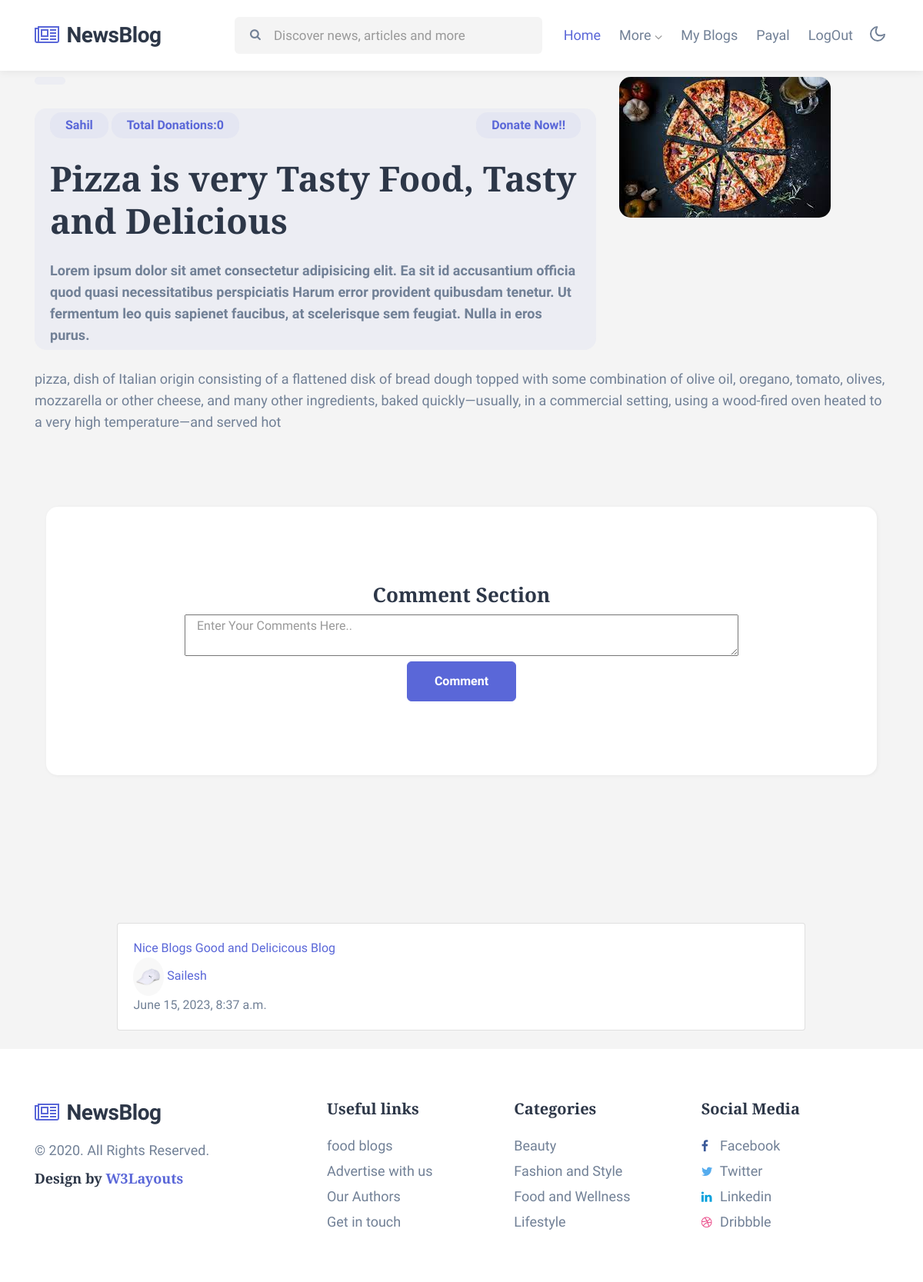
The app's page /single_blog/2 (signed in) with its own data.
### blogapp/models.py (models this page shows, shortened)
class User(models.Model):
    v1 = [('Male','Male'),
          ('Female','Female'),
          ('Others','Others')]
    first_name = models.CharField(max_length=150)
    last_name = models.CharField(max_length=150)
    email = models.EmailField(unique=True)
    username = models.CharField(max_length=100,unique=True)
    password = models.CharField(max_length=255)
    gender = models.CharField(max_length=50,choices=v1)
    pic = models.FileField(upload_to='profile_pics',default='saaad.jpg')

class Blog(models.Model):
    c1 = [('food','food'),
          ('lifestyle','lifestyle'),
          ('fashion','fashion'),
          ('beauty','beauty')]
    title = models.CharField(max_length=150)
    des = models.TextField()
    pic = models.FileField(upload_to='blog_photos', default='nature.jpg')
    time = models.DateTimeField(auto_now=True)
    user = models.ForeignKey(User, on_delete=models.CASCADE)
    category = models.CharField(max_length=150, choices=c1)

class Comment(models.Model):
    message = models.CharField(max_length=150)
    time = models.DateTimeField(auto_now=True)
    user = models.ForeignKey(User, on_delete=models.CASCADE)
    blog = models.ForeignKey(Blog, on_delete=models.CASCADE)

### blogapp/views.py (the view)
# urls.py: path('single_blog/<int:bid>',single_blog,name='single_blog'),
def single_blog(request,bid):
    b1 = Blog.objects.get(id = bid)
    f_list = Comment.objects.filter(blog = b1)
    try:
        u_obj = User.objects.get(username = request.session['username'])
        d_list = Donate.objects.filter(blog = b1)
        total_donations = 0
        for i in d_list:
            total_donations += i.amount
        return render(request, 'single_blog.html', {'userdata':u_obj, 'blog_data': b1, 'f_comments':f_list, 't_amount': total_donations})
    except:
        return render(request, 'single_blog.html', {'blog_data': b1,'f_comments':f_list, 't_amount': total_donations})

### blogapp/templates/single_blog.html (shortened to what this page needs)
{% extends 'base.html' %}
{% load static %}
{% block content %}
<section class="w3l-testimonials" id="testimonials">
    <div class="testimonials pt-2 pb-5">
        <div class="container pb-lg-5">
            <div class=" mb-md-0 mb-sm-5 mb-4">
                <div class="item">
                    <div class="row slider-info">
                        <div class="col-lg-8 message-info align-self">
                            <span class="label-blue mb-sm-4 mb-3"></span>
                            <span class="label-blue mb-sm-4 mb-3"><span>
                            <span class="label-blue mb-sm-4 mb-3"> {{blog_data.user.first_name}} </span>
                            <span class="label-blue mb-sm-4 mb-3"> Total Donations:{{t_amount}} </span>
                            <span class="label-blue mb-sm-4 mb-3 pull-right"><a href="{% url 'donate' blog_data.id %}" >Donate Now!!</a></a></span>
                            <h3 class="title-big mb-4"> {{blog_data.title}}
                            </h3>
                            <p class="message">Lorem ipsum dolor sit amet consectetur adipisicing elit. Ea
                                sit id accusantium officia quod quasi necessitatibus perspiciatis Harum error
                                provident quibusdam tenetur. Ut fermentum leo quis sapienet faucibus, at
                                scelerisque sem feugiat. Nulla in eros purus.
                            </p>
                        </div>
                        <div class="col-lg-4 col-md-4 img-circle ">
                            <img src="{{blog_data.pic.url}}" class="img-fluid radius-image-full" alt="client image">
                        </div>
                        <br><br><br>
                        <div class="col-lg-12">
                            <p>
                                {{blog_data.des}}
                            </p>
                         </div>
                         <div class="w3l-subscribe py-5 col-md-12">
                         <div class="container py-lg-5 py-md-4">
                            <div class="w3l-subscribe-content text-center bg-clr-white py-md-5 py-2">
                                <div class="py-5">
                                    <h3 class="section-title-left mb-2">Comment Section</h3>
                                    <form action="{% url 'add_comment' blog_data.id %}" method="POST" class="subscribe">
                                        <textarea class="col-lg-8" name="troll"  placeholder="Enter Your Comments Here.." ></textarea>
                                        <br>
                                        <button class="btn btn-style btn-primary">Comment</button>
                                    </form>
                                </div>
                            </div>
                        </div>
                        </div>
                    </div>
                </div>
            </div>
        </div>
    </div>
    <div class="row container " >
        <div class="col-lg-1" ></div>
        <div class="col-lg-10 col-md-10 item">
            {% for i in f_comments %}
            <div class="card">
                <div class="card-body blog-details">
                    <a href="#blog-single.html" class="blog-desc">{{i.message}}
                    </a>
                    <div class="author align-items-center">
                        <ul class="blog-meta">
                            <li>
                                <img src="{{i.user.pic.url}}" alt="" style="max-width: 50px; max-height: 50px;" class="img-fluid rounded-circle">
                                <a href="author.html">{{i.user.first_name}}</a> </a>
                                <br>
                                <span class="meta-value">{{i.time}}</span>
                            </li>
                        </ul>
                    </div>
                </div>
            </div>
            {% endfor %}
        </div>
        <div class="col-lg-1" ></div>
    </div>
</section>
<br>
{% endblock %}

### blogapp/templates/base.html (shortened to what this page needs)
{% load static %}
<!doctype html>
<html lang="en">
  <head>
    <link rel="stylesheet" href="{%static 'assets/css/style-starter.css' %}">
  </head>
  <body>
<header class="w3l-header">
	<div class="container">
	<nav class="navbar navbar-expand-lg navbar-light fill px-lg-0 py-0 px-sm-3 px-0">
			<a class="navbar-brand" href="{% url 'index' %}">
				<span class="fa fa-newspaper-o"></span> NewsBlog</a>
			<div class="collapse navbar-collapse" id="navbarSupportedContent">
				<nav class="mx-auto">
					<div class="search-bar">
						<form class="search">
							<input type="search" class="search__input" name="search" placeholder="Discover news, articles and more"
								onload="equalWidth()" required>
							<span class="fa fa-search search__icon"></span>
						</form>
					</div>
				</nav>
				<ul class="navbar-nav">
					<li class="nav-item active">
						<a class="nav-link" href="{% url 'index' %}">Home</a>
					</li>
					<li class="nav-item dropdown @@pages__active">
						<a class="nav-link dropdown-toggle" href="#" id="navbarDropdown" role="button"
							data-toggle="dropdown" aria-haspopup="true" aria-expanded="false">
							More <span class="fa fa-angle-down"></span>
						</a>
					</li>
          {% if userdata %}
          <li class="nav-item @@contact__active">
						<a class="nav-link" href="{% url 'my_blogs' %}">My Blogs</a>
					</li>
          <li class="nav-item @@contact__active">
						<a class="nav-link" href="">{{userdata.first_name}}</a>
					</li>
          <li class="nav-item @@contact__active">
						<a class="nav-link" href="{% url 'logout' %}">LogOut</a>
					</li>
          {% endif %}
				</ul>
			</div>
			<div class="mobile-position">
				<nav class="navigation">
					<div class="theme-switch-wrapper">
						<label class="theme-switch" for="checkbox">
							<div class="mode-container">
								<i class="gg-moon"></i>
							</div>
						</label>
					</div>
				</nav>
			</div>
		</div>
</header>
{% block content %}
{% endblock %}
<section class="app-footer">
    <footer class="footer-28 py-5">
      <div class="footer-bg-layer">
        <div class="container py-lg-3">
          <div class="row footer-top-28">
            <div class="col-lg-4 footer-list-28 copy-right mb-lg-0 mb-sm-5 mt-sm-0 mt-4">
              <a class="navbar-brand mb-3" href="index.html">
                <span class="fa fa-newspaper-o"></span> NewsBlog</a>
              <p class="copy-footer-28"> © 2020. All Rights Reserved. </p>
              <h5 class="mt-2">Design by <a href="https://w3layouts.com/">W3Layouts</a></h5>
            </div>
            <div class="col-lg-8 row">
              <div class="col-sm-4 col-6 footer-list-28">
                <h6 class="footer-title-28">Useful links</h6>
                <ul>
                  <li><a href="#categories">food blogs</a></li>
                  <li><a href="#advertise">Advertise with us</a></li>
                  <li><a href="#authors">Our Authors</a></li>
                  <li><a href="{% url 'contact' %}">Get in touch</a></li>
                </ul>
              </div>
              <div class="col-sm-4 col-6 footer-list-28">
                <h6 class="footer-title-28">Categories</h6>
                <ul>
                  <li><a href="{% url 'beauty' %}">Beauty</a></li>
                  <li><a href="{% url 'fashion' %}">Fashion and Style</a></li>
                  <li><a href="{% url 'food' %}"> Food and Wellness</a></li>
                  <li><a href="{% url 'lifestyle' %}">Lifestyle</a></li>
                </ul>
              </div>
              <div class="col-sm-4 col-6 footer-list-28 mt-sm-0 mt-4">
                <h6 class="footer-title-28">Social Media</h6>
                <ul class="social-icons">
                  <li class="facebook">
                    <a href="#facebook"><span class="fa fa-facebook"></span> Facebook</a></li>
                  <li class="twitter"> <a href="#twitter"><span class="fa fa-twitter"></span> Twitter</a></li>
                  <li class="linkedin"> <a href="#linkedin"><span class="fa fa-linkedin"></span> Linkedin</a></li>
                  <li class="dribbble"><a href="#dribbble"><span class="fa fa-dribbble"></span> Dribbble</a></li>
                </ul>
              </div>
            </div>
          </div>
        </div>
      </div>
    </footer>
  </section>
  </body>
  </html>

### records on screen
User: first_name "Payal"
Blog: user.first_name "Sahil", title "Pizza is very Tasty Food, Tasty and Delicious", pic (picture), des "pizza, dish of Italian origin consisting of a flattened disk of bread dough topped with some combination of olive oil, oregano, tomato, olives, mozzarella or other cheese, and many other ingredients, baked quickly—usually, in a commercial setting, using a wood-fired oven heated to a very high temperature—and served hot"
Comment: message "Nice Blogs Good and Delicicous Blog", user.pic (picture), user.first_name "Sailesh", time "June 15, 2023, 8:37 a.m."

### other values on screen
{{ t_amount }} "0"
